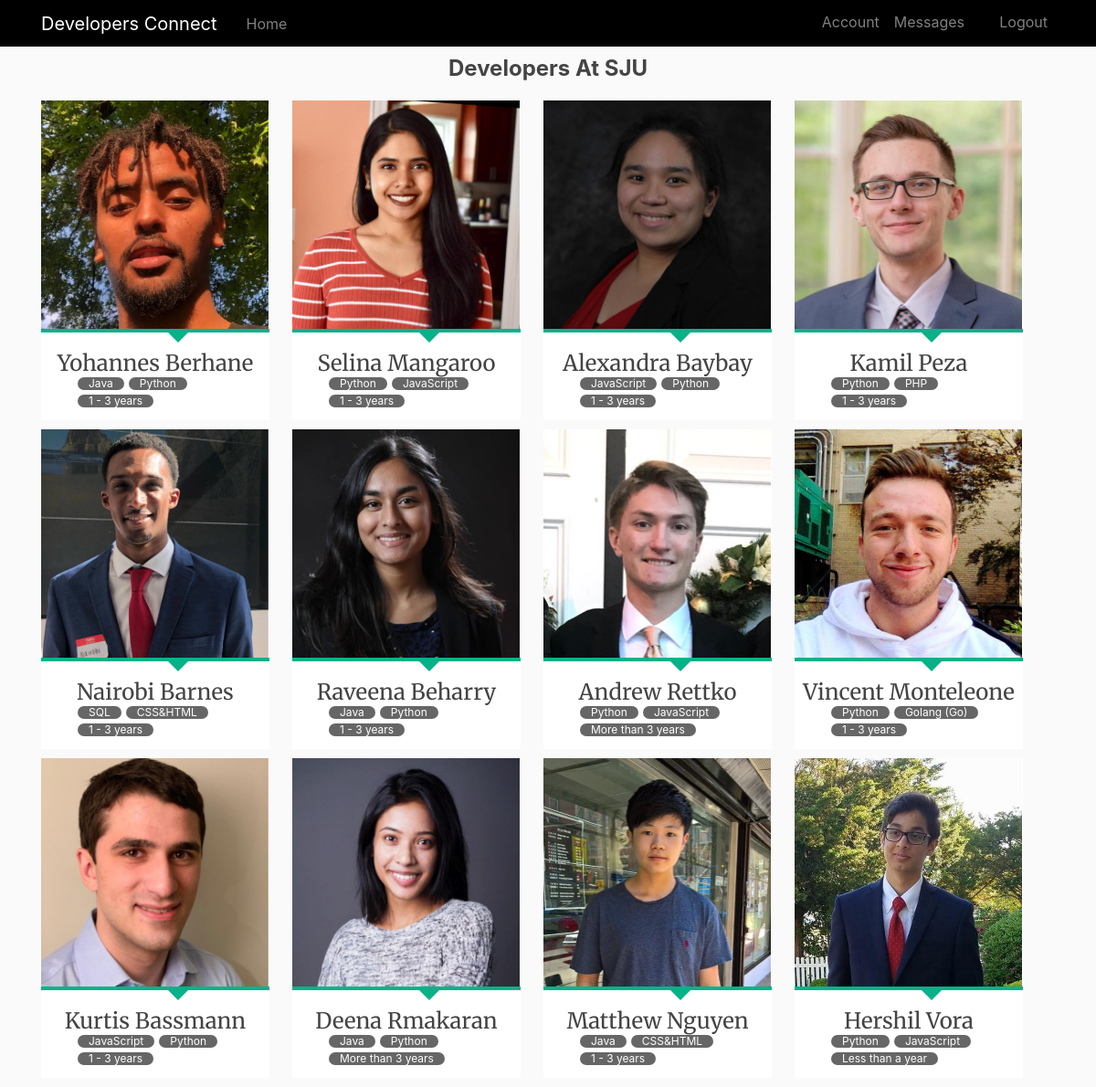
The page /home (signed in) on the database its author committed.
### dating/models.py (models this page shows, shortened)
class User(db.Model, UserMixin):  #This class defines several fields as class variables.
    __tablename__ = 'users'
    id = db.Column(db.Integer, autoincrement=True, primary_key=True)
    firstname = db.Column(db.String(100), nullable=False)
    lastname = db.Column(db.String(100), nullable=False)
    email = db.Column(db.String(100), nullable=False, unique=True)
    username = db.Column(db.String(100), nullable=False)
    password = db.Column(db.String(100), nullable=False)
    date_of_birth = db.Column(db.String(100), nullable=False)
    image_file = db.Column(db.String(20), nullable=True, default='default.jpg')
    messages_sent = db.relationship('Message',
                                    foreign_keys='Message.sender_id',
                                    backref='sender', lazy='dynamic')
    messages_received = db.relationship('Message',
                                        foreign_keys='Message.recipient_id',
                                        backref='recipient', lazy='dynamic')
    last_message_read_time = db.Column(db.DateTime)
    notifications = db.relationship('Notification', backref='user',
                                    lazy='dynamic')
    def new_messages(self):
        last_read_time = self.last_message_read_time or datetime(1900, 1, 1)
        return Message.query.filter_by(recipient=self).filter(
            Message.timestamp > last_read_time).count()

class FavProgrammingLang(db.Model):
    __tablename__ = 'fav_programming_lang'
    fav_lang_id = db.Column(db.Integer, autoincrement=True, primary_key=True)
    fav_lang_name = db.Column(db.String(40), nullable=False)
    interest = db.relationship('Interest',
                            backref=db.backref('fav_programming_lang'))

class SecondFavProgrammingLang(db.Model):
    __tablename__ = 'second_fav_lang'
    fav_lang_id= db.Column(db.Integer, autoincrement=True,
                                            primary_key=True)
    fav_lang_name = db.Column(db.String(40), nullable=False)
    interest = db.relationship('Interest',
                            backref=db.backref('second_fav_lang'))

class ExperienceLevel(db.Model):
    __tablename__ = 'experience'
    experience_id = db.Column(db.Integer, autoincrement=True, primary_key=True)
    experience_name = db.Column(db.String(40), nullable=False)
    interest = db.relationship('Interest',
                            backref=db.backref('experience'))

### dating/routes.py (the view)
@app.route("/home")
@login_required
def home():
    session['user_id'] = current_user.id
    interests = Interest.query.all()
    users_stack = User.query.filter(User.id != current_user.id)
    all_interests = [all_fav_programming_lang()[1], all_fav_database_systems()[1], all_field_interests()[1] ,all_experience_level()[1], all_second_fav_lang()[1]]
    print(all_interests)
    exists = db.session.query(db.exists().where(Interest.interest_id == current_user.id)).scalar()
    if not exists:
        return redirect(url_for('add_interests'))
    return render_template('home.html', users_stack=users_stack, all_interests=all_interests, interests=interests)

### dating/models.py (called while the page is built)
@login.user_loader
def load_user(id):
    return User.query.get(int(id))

### dating/queries.py (called while the page is built)
def all_fav_programming_lang():
    programming_langs = FavProgrammingLang.query.all()
    fav_programming_lang = []
    for lang in programming_langs:
        fav_programming_lang.append((lang.fav_lang_id, lang.fav_lang_name))
    return ["Your Favorite Programming Language", fav_programming_lang]

def all_second_fav_lang():
    programming_langs = SecondFavProgrammingLang.query.all()
    second_fav_programming_lang = []
    for lang in programming_langs:
        second_fav_programming_lang.append((lang.fav_lang_id, lang.fav_lang_name))
    return ["Second Favourite Programming Language", second_fav_programming_lang]

def all_fav_database_systems():
    database_systems = FavDatabaseSystem.query.all()
    fav_database_systems = []
    for database in database_systems:
        fav_database_systems.append((database.fav_database_system_id, database.fav_database_system_name))
    return ["Favorite Database Management System", fav_database_systems]

def all_field_interests():
    field_interests = FieldInterest.query.all()
    fields = []
    for interest in field_interests:
        fields.append((interest.field_interest_id, interest.field_interest_name))
    return ["Your Field Of Interest", fields]

def all_experience_level():
    exp_levels = ExperienceLevel.query.all()
    experiences = []
    for level in exp_levels:
        experiences.append((level.experience_id,
                               level.experience_name))
    return ["What is Your Experience Level", experiences]

### dating/templates/home.html (shortened to what this page needs)
{% extends "layout.html"%}
{% block content %}
<div class="container">
  <div class="section" id="section1" style="text-align:center">
    <h2>Developers At SJU</h2>
  </div>
</div>
  <div class="container">
    <div class="grid">
    {% for user in users_stack %}
    <div style="margin-bottom: 10px" id="flip-container">
      <div class="flipper">
        <div class="front">
          <img class="profile-picture" src="static/profilepics/{{user.image_file}}" width="250px" height="250px">
          <div class="profile-devider"></div>
          <h3 class="profile-name">{{user.firstname}} {{user.lastname}}</h3>
            {% for interest in interests %}
              {% if user.id == interest.user_id %}
                <ul class="tags">
                  {% for proglang in all_interests[0] %}
                    {% if proglang[0] == interest.fav_programming_lang_id %}
                    <div class="programming-lang" data-lang={{proglang[1]}}>
                      <li><a href="#">{{proglang[1]}}</a></li>
                    </div>
                    {% endif %}
                  {% endfor %}
                  {% for proglang in all_interests[4] %}
                    {% if proglang[0] == interest.second_fav_lang_id %}
                    <li><a href="#">{{proglang[1]}}</a></li>
                    {% endif %}
                  {% endfor %}
                  {% for proglang in all_interests[3] %}
                    {% if proglang[0] == interest.experience_id %}
                    <div class="field-interest" data-interest={{proglang[1]}}>
                      <li><a href="#">{{proglang[1]}}</a></li>
                    </div>
                    {% endif %}
                  {% endfor %}
                </ul>
              {% endif %}
            {% endfor %}
        </div>
        <div class="back">
          <div class="flip-padding">
            <div>
              {% for interest in interests %}
                {% if user.id == interest.user_id %}
                    {% for proglang in all_interests[0] %}
                      {% if proglang[0] == interest.fav_programming_lang_id %}
                      <h5>Primary Language</h3>
                      <p>{{proglang[1]}}</p>
                      {% endif %}
                    {% endfor %}
                    {% for proglang in all_interests[4] %}
                      {% if proglang[0] == interest.second_fav_lang_id %}
                      <h5>Secondary Language</h3>
                      <p>{{proglang[1]}}</li>
                      {% endif %}
                    {% endfor %}
                    {% for proglang in all_interests[3] %}
                      {% if proglang[0] == interest.experience_id %}
                      <h5>Years of Experience</h3>
                      <p>{{proglang[1]}}</li>
                      {% endif %}
                    {% endfor %}
                    {% for proglang in all_interests[1] %}
                      {% if proglang[0] == interest.fav_database_system_id %}
                      <h5>Database System</h3>
                      <p>{{proglang[1]}}</li>
                      {% endif %}
                    {% endfor %}
                    <a href="{{ url_for('profile', user=user.username) }}"><button style="margin-top: 20px; font-size: 22px;"class="follow-button" >Visit Profile</button></a>
                {% endif %}
              {% endfor %}
            </div>
          </div>
        </div>
      </div>
    </div>
    {% endfor %}
</div>
</div>
  {% endblock %}

### dating/static/main.css (style rules this page uses)
body { background: #fafafa; color: #333333; margin-top: 4rem; background-position: center; background-repeat: no-repeat; background-size: cover; }
h1, h2, h3, h4, h5, h6 { color: #444444; }
img { display: block; margin: auto; width: 75%; height: 75% }
.section { margin-top: 10px; margin-bottom: 20px }
h2 { font-size: 1.5em; font-weight: bold; }
h3 { font-family: 'Merriweather', serif; font-size: 1.25em; font-weight: bold; }
p { margin: 0 0 1.5em 0; }
button { margin: 5px; cursor: pointer; border: none; outline: none; border-radius: 5px; padding: 14px 25px; box-shadow: 0px 2px 5px rgba(0, 0, 0, 0.15); transition: 0.25s; font-family: Cambria, Cochin, Georgia, Times, "Times New Roman", serif; font-size: 24px; }
.follow-button { background-color: tomato; color: white; }
.tags { overflow: hidden; margin-bottom: 10px; }
.tags li { float: left; }
.tags li a { display: block; background: #666; padding: 1px 12px; border-radius: 100px; font-size: .75em; margin: 0 5px 5px 0; color: white; text-decoration: none; }
#flip-container { margin: 0 auto; -webkit-perspective: 1000; -moz-perspective: 1000; float: left; margin-right: 25px; }
.flipper { -webkit-transition: 0.6s; -webkit-transform-style: preserve-3d; -moz-transition: 0.6s; -moz-transform-style: preserve-3d; position: relative; }
.front, .back { -webkit-backface-visibility: hidden; -moz-backface-visibility: hidden; position: absolute; top: 0; left: 0; }
.front { z-index: 1; background: #fff; }
#flip-container, .front, .back { width: 250px; height: 350px; }
.back { -webkit-transform: rotateY(-180deg); -moz-transform: rotateY(-180deg); background: black; }
.back h5 { margin-top: 15px; text-align: center; color: whitesmoke; }
.back p { text-align: center; color: whitesmoke; }
.flip-padding { padding: 20px; }
.profile-picture { width: 249px; height: 250px; }
.profile-name, .profile-title { text-align: center; }
.profile-name { font-size: 24px; margin-top: 20px; font-weight: 400; margin-bottom: 0px; }
.profile-devider { width: 100%; height: 4px !important; background: #07B288; position: relative; margin: 0 auto; }
.profile-devider:after { content:''; position: absolute; border-style: solid; border-width: 15px 15px 0; border-color: #07B288 transparent; display: block; width: 0; z-index: 1; left: 135px; }

### rows shown on the page
User: image_file (picture), firstname "Yohannes", lastname "Berhane"
FavProgrammingLang: fav_lang_name "Java"
SecondFavProgrammingLang: fav_lang_name "Python"
ExperienceLevel: experience_name "1 - 3 years"
User: image_file (picture), firstname "Selina", lastname "Mangaroo"
FavProgrammingLang: fav_lang_name "Python"
SecondFavProgrammingLang: fav_lang_name "JavaScript"
User: image_file (picture), firstname "Alexandra", lastname "Baybay"
FavProgrammingLang: fav_lang_name "JavaScript"
User: image_file (picture), firstname "Kamil", lastname "Peza"
SecondFavProgrammingLang: fav_lang_name "PHP"
User: image_file (picture), firstname "Nairobi", lastname "Barnes"
FavProgrammingLang: fav_lang_name "SQL"
SecondFavProgrammingLang: fav_lang_name "CSS&HTML"
User: image_file (picture), firstname "Raveena", lastname "Beharry"
User: image_file (picture), firstname "Andrew", lastname "Rettko"
ExperienceLevel: experience_name "More than 3 years"
User: image_file (picture), firstname "Vincent", lastname "Monteleone"
SecondFavProgrammingLang: fav_lang_name "Golang (Go)"
User: image_file (picture), firstname "Kurtis", lastname "Bassmann"
User: image_file (picture), firstname "Deena", lastname "Rmakaran"
User: image_file (picture), firstname "Matthew", lastname "Nguyen"
User: image_file (picture), firstname "Hershil", lastname "Vora"
ExperienceLevel: experience_name "Less than a year"
